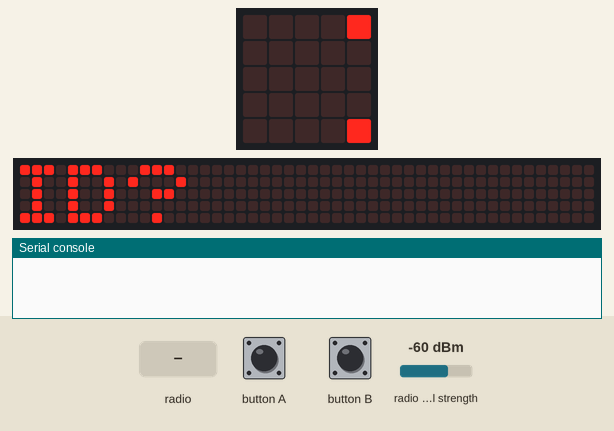
The program below on a simulated BBC micro:bit running MicroPython. Parts: the board's 5×5 LED display, a strip that is not on the board, showing the scrolling text unrolled, the last lines printed to the serial console. The test bench sets the inputs (shaded band); at power-on: radio signal strength -60 dBm. Random numbers come from a fixed seed; no radio messages arrive unless stated (any console line starting 'radio sent:' is added by the test bench); the 48×5 strip is a reading aid, not a part: it shows the text the display is scrolling, unrolled, one strip-width of it at a time.

Above: at 0.01 s.
At 6.62 s:
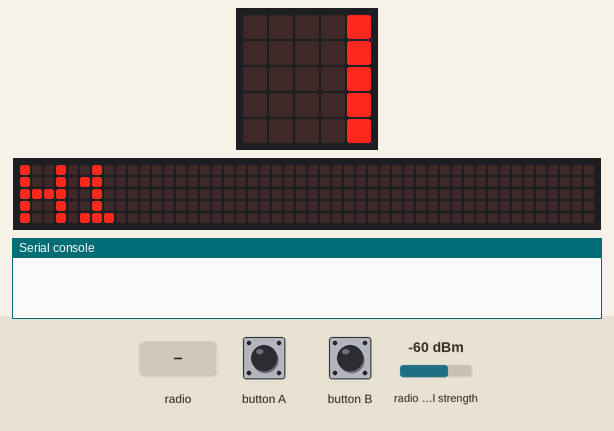
At 8.9 s:
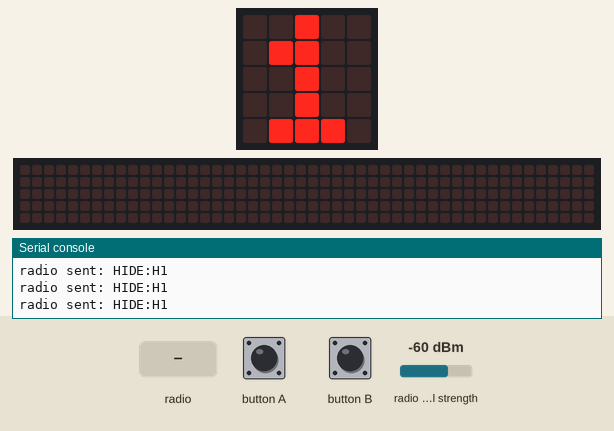
9.0 s: radio message "HIDE:{}" arrives
Timing chart, 0 to 12.0 s (numbered marks = the images above; inputs shaded):
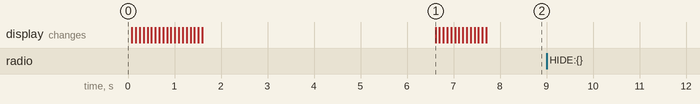

The program:

mb_hider.py
```python
# mb_hider.py — Flash onto Hider micro:bits (TEST version — relay hider)
#
# ── REUSE NOTE ──────────────────────────────────────────────────────────────
# This file IS the relay version. The full version (hide_and_seek/microbit/mb_hider.py)
# is identical EXCEPT the serial print relay section is removed — the dedicated
# bridge micro:bit handles relaying in the full version. To convert this file,
# delete the "RELAY" block in the main loop below.
# ────────────────────────────────────────────────────────────────────────────
#
# HIDER SETUP (TEST VERSION):
#   Flash this file onto the hider micro:bit that is plugged into the PC via USB.
#   Press Button B once per hider number within the first 5 seconds:
#     1 press = H1, 2 presses = H2, 3 presses = H3 ...  Default: H1
#   Press Button A to confirm immediately.
#   The micro:bit will scroll "H1" (or H2 etc.), then show your number.
#   Then GO HIDE — it broadcasts HIDE:H<id> every ~300ms.
#
# RELAY ROLE (USB-connected hider only):
#   This hider also relays all radio traffic it hears to the computer via USB:
#     Serial line format: "<message>,<rssi>"
#     e.g.  SEEK:H1:-65,-58   (seeker proximity to H1, plus relay RSSI)
#           TAGGED:H2,-45     (seeker tagged hider H2)
#           HIDE:H2,-70       (other hider seen by relay)
#
# CALIBRATION:
#   RSSI thresholds live in mb_seeker.py. Recalibrate each session —
#   the hiding spot and room geometry change every game.

from microbit import *
import radio
import random

# ── constants ────────────────────────────────────────────────────────────────
RADIO_GROUP  = 42
RADIO_POWER  = 7          # hiders broadcast at full power  ← CALIBRATE if needed
BROADCAST_MS = 300        # base broadcast interval (ms)
JITTER_MS    = 80         # random jitter — reduces packet collisions with multiple hiders
ID_WINDOW_MS = 5000       # ms to accept Button B presses for hider ID

# ── hider ID assignment ───────────────────────────────────────────────────────
# Press Button B once per hider number within first 5 seconds.
# Press Button A to confirm immediately. Default: H1.
display.scroll("ID?", delay=80)
hider_num = 0
deadline  = running_time() + ID_WINDOW_MS

while running_time() < deadline:
    if button_b.was_pressed():
        hider_num += 1
        if hider_num > 5:
            hider_num = 1
        display.show(str(hider_num))
    if button_a.was_pressed():
        break
    sleep(50)

if hider_num == 0:
    hider_num = 1

hider_id = "H{}".format(hider_num)   # e.g. "H1", "H2"
display.scroll(hider_id, delay=80)
display.show(str(hider_num))          # show number while hiding

# ── radio setup ───────────────────────────────────────────────────────────────
radio.on()
radio.config(group=RADIO_GROUP, power=RADIO_POWER)

last_broadcast = 0

# ── main loop ─────────────────────────────────────────────────────────────────
while True:
    now = running_time()

    # ── RELAY: print all received radio packets to serial ────────────────────
    # NOTE: This block is ONLY in the test version. The full version
    # (hide_and_seek/microbit/mb_hider.py) removes this — the bridge handles it.
    packet = radio.receive_full()
    if packet:
        raw, rssi_val, _ = packet
        # MicroPython v2 bytes decoding — strip 3-byte radio header
        # REUSE: this decoding block is identical in all receive_full() calls
        if isinstance(raw, bytes):
            text = "".join(chr(b) for b in raw[3:] if 32 <= b < 127).strip()
        else:
            text = str(raw).strip()
        if text:
            print("{},{}".format(text, rssi_val))

    # ── GAME-SPECIFIC: broadcast hider presence ───────────────────────────────
    # Format: "HIDE:H<id>" — seeker and bridge/relay both recognise this prefix
    # REUSE: broadcast timing/jitter pattern is identical to pass the ball
    if now - last_broadcast >= BROADCAST_MS + random.randint(0, JITTER_MS):
        radio.send("HIDE:{}".format(hider_id))
        last_broadcast = now

    sleep(10)
```
